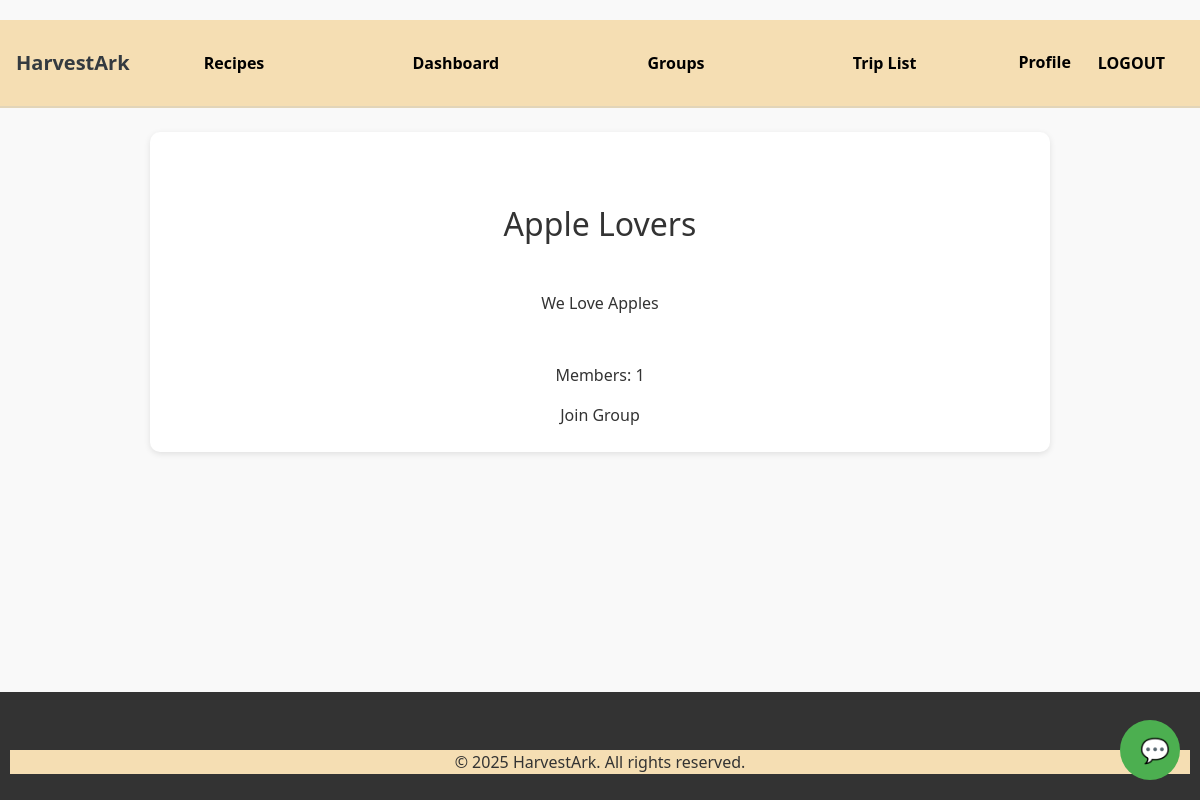
Before: /chatbot/groups/1/ (signed in) with the older database file.
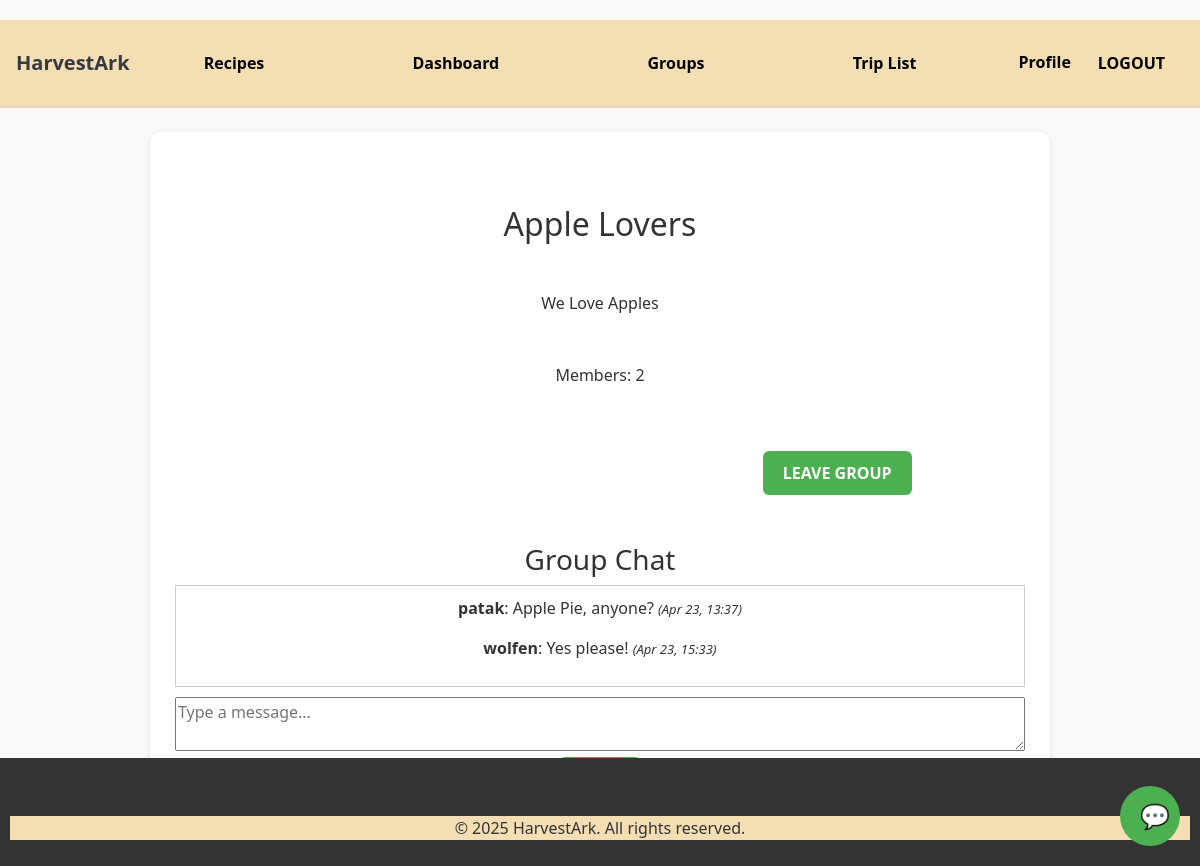
After: the same page with the newer database file.
### my_app/models.py (models this page shows, shortened)
class Group(models.Model):
    name = models.CharField(max_length=255, unique=True) # Unique name for the group
    description = models.TextField(blank=True) # Optional description
    created_at = models.DateTimeField(auto_now_add=True) # Creation timestamp
    members = models.ManyToManyField(User, related_name='custom_groups', blank=True) # Many-to-many relationship with User

class Message(models.Model): # Group chat message model
    group = models.ForeignKey(Group, on_delete=models.CASCADE)
    user = models.ForeignKey(User, on_delete=models.CASCADE)
    content = models.TextField()
    timestamp = models.DateTimeField(auto_now_add=True)

### my_app/views.py (the view)
# urls.py: path('groups/<int:group_id>/', group_detail, name='group_detail'),
@login_required
def group_detail(request, group_id): # View group details and messages
    group = get_object_or_404(Group, id=group_id)
    messages = Message.objects.filter(group=group).order_by('timestamp')
    if request.method == 'POST': # If the form has been submitted, get message content
        content = request.POST.get('message')
        if content:
            Message.objects.create(group=group, user=request.user, content=content)
            return redirect('group_detail', group_id=group.id)
    return render(request, 'groups/group_detail.html', { # Render the group detail template
        'group': group,
        'messages': messages
    })

### templates/groups/group_detail.html (shortened to what this page needs)
{% extends "base.html" %}
{% block content %}
<h2 class="text-center mt-5">{{ group.name }}</h2>
<p class="text-center mt-5">{{ group.description }}</p>
<p class="text-center mt-5">Members: {{ group.members.count }}</p>
{% if request.user in group.members.all %}
<br><br>
<a href="{% url 'leave_group' group.id %}" class="btn btn-primary">Leave Group</a>
    <h3 class="text-center mt-5">Group Chat</h3>
    <div style="border:1px solid #ccc; padding:10px; max-height:300px; overflow-y:auto;">
        {% for msg in messages %}
            <p><strong>{{ msg.user.username }}</strong>: {{ msg.content }} <em style="font-size:small;">({{ msg.timestamp|date:"M d, H:i" }})</em></p>
        {% empty %}
            <p>No messages yet.</p>
        {% endfor %}
    </div>
    <form method="POST" style="margin-top: 10px;">
        <textarea name="message" rows="2" style="width: 100%;" placeholder="Type a message..." required></textarea>
        <button type="submit" class="btn btn-primary">Send</button>
    </form>
{% else %}
    <a href="{% url 'join_group' group.id %}">Join Group</a>
{% endif %}
{% endblock %}

Changed rows visible on the page:
computed for Group "Apple Lovers": members.count "1" → "2"
added Message: user.username "patak", content "Apple Pie, anyone?", timestamp "Apr 23, 13:37"
added Message: user.username "wolfen", content "Yes please!", timestamp "Apr 23, 15:33"
Other visible differences:
text no longer shown: "Join Group"
text now shown: "LEAVE GROUP Group Chat"
